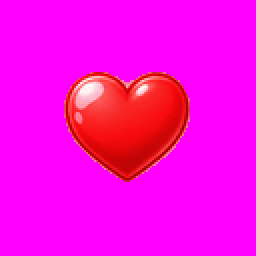
#> input picture exports/heart-idle.gif, 128 x 128 px (shown 2 times larger)
$ python -i generate_assets.py   (imports and definitions only)
#> lines starting #> are read from the running program, lines starting #| are printed output that depends on the picture
from __future__ import annotations

import math
import random
import shutil
from pathlib import Path

from PIL import Image, ImageDraw, ImageFilter, ImageFont


ROOT = Path(__file__).resolve().parents[1]
WORKSPACE = ROOT.parent
SOURCE = WORKSPACE / "heart_frame_animation"
SPRITES = ROOT / "assets" / "sprites"
EXPORTS = ROOT / "exports"
CELL = 128


def open_rgba(path: Path) -> Image.Image:
    return Image.open(path).convert("RGBA")


def paste_center(canvas: Image.Image, image: Image.Image, scale: float = 1.0, y_offset: int = 0) -> None:
    size = (max(1, round(image.width * scale)), max(1, round(image.height * scale)))
    resized = image.resize(size, Image.Resampling.LANCZOS)
    x = (canvas.width - resized.width) // 2
    y = (canvas.height - resized.height) // 2 + y_offset
    canvas.alpha_composite(resized, (x, y))


# [7 lines left out: function star, not called in this run]


def make_glow_ring(radius: int, alpha: int) -> Image.Image:
    image = Image.new("RGBA", (CELL, CELL), (0, 0, 0, 0))
    draw = ImageDraw.Draw(image)
    bbox = (CELL // 2 - radius, CELL // 2 - radius, CELL // 2 + radius, CELL // 2 + radius)
    draw.ellipse(bbox, outline=(255, 99, 154, alpha), width=5)
    return image.filter(ImageFilter.GaussianBlur(2.2))


def build_heart_pop(idle_frames: list[Image.Image]) -> list[Image.Image]:
    base = idle_frames[2]
    frames: list[Image.Image] = []
    specs = [
        (0.92, 28, 108, 0),
        (1.05, 38, 126, 0),
        (0.78, 47, 116, 1),
        (0.36, 56, 72, 2),
    ]

    for index, (scale, ring_radius, ring_alpha, burst) in enumerate(specs):
        frame = Image.new("RGBA", (CELL, CELL), (0, 0, 0, 0))
        frame.alpha_composite(make_glow_ring(ring_radius, ring_alpha))

        if index < 3:
            heart = base.copy()
            if index == 2:
                heart.putalpha(210)
            paste_center(frame, heart, scale)

        draw = ImageDraw.Draw(frame)
        random.seed(40 + index)
        for i in range(6 + burst * 4):
            angle = (math.tau / (6 + burst * 4)) * i + 0.25 * index
            distance = 24 + index * 13 + (i % 2) * 6
            sx = CELL / 2 + math.cos(angle) * distance
            sy = CELL / 2 + math.sin(angle) * distance
            size = max(3, 8 - index)
            star(draw, sx, sy, size, size * 0.42, (255, 222, 104, max(70, 230 - index * 45)))

        frames.append(frame)
    return frames


# [139 lines left out: functions build_sparkles, load_font, build_score_pop, save_sheet, save_frames, composite_gameplay_frame and 1 more, not called in this run]


# [2 lines not run here, left out]

>>> import cv2
>>> picture = cv2.imread('../exports/heart-idle.gif', cv2.IMREAD_GRAYSCALE)
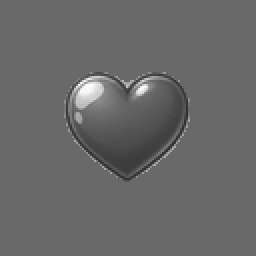
#> picture: shape (128, 128) (shown 2 times larger); min 48, max 252, mean 104.2
>>> result = build_heart_pop(picture)
#> in build_heart_pop, `base = idle_frames[2]`: base = 128 values from 105 to 105
#> after the loop in build_heart_pop, `for index, (scale, ring_radius, ring_alpha, burst) in enumerate(specs):`:
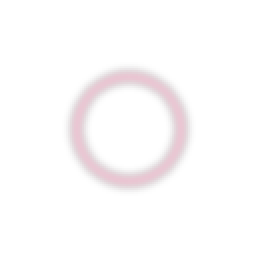
#> frame: PIL image 128x128 RGBA (shown 2 times larger); mean R, G, B, A 12.6, 4.9, 7.6, 5.3; transparent parts drawn white
#> after the loop in build_heart_pop, `for index, (scale, ring_radius, ring_alpha, burst) in enumerate(specs):`: frames = []
#> (the run stopped early here; a loop or call above may not have finished)
